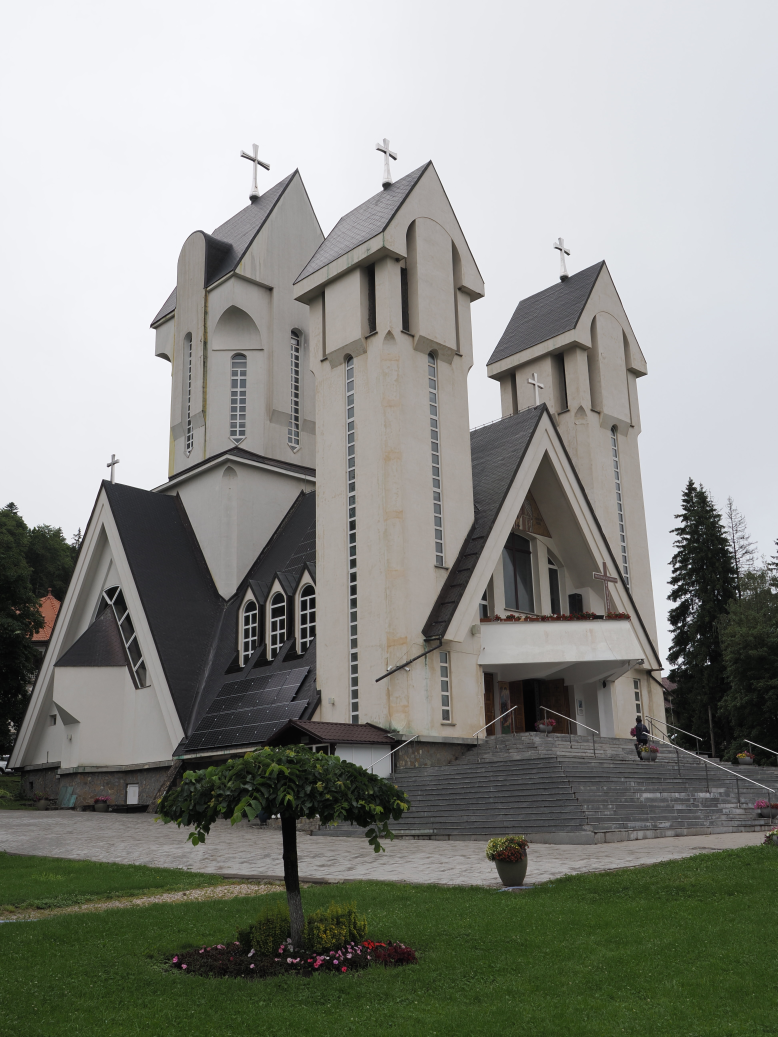
#> input picture PhotRend/20250730_102145_BrasovArch_04-4.jpg, 3888 x 5184 px (shown at 1/5 size); its folder holds only this picture in this run
$ python PhotStration.py
#> lines starting #> are read from the running program, lines starting #| are printed output that depends on the picture; after the words box and inside, x2 and y2 are one past the last pixel; in counts of white or black regions, pixels touching at a corner belong together
### image_utils.py
import os
import glob

def get_render_image_path():
    """
    Automatically finds and returns the path to the first valid image file in the PhotRend folder.
    Supports TIFF, PNG, and JPEG formats, prioritizing TIFF for quality analysis.

    Returns:
        str: Path to the image file, or None if no valid image is found

    Raises:
        FileNotFoundError: If PhotRend folder doesn't exist
        ValueError: If no valid image files are found in PhotRend folder
    """
    render_folder = "PhotRend"

    # Check if PhotRend folder exists
    if not os.path.exists(render_folder):
        raise FileNotFoundError(f"PhotRend folder not found. Please create the '{render_folder}' directory.")

    # Define supported image extensions in priority order (TIFF preferred for quality)
    extensions = ['*.tif', '*.tiff', '*.png', '*.jpg', '*.jpeg']

    # Search for image files in order of preference
    for ext in extensions:
        pattern = os.path.join(render_folder, ext)
        matches = glob.glob(pattern)
        if matches:
            # Return the first match for this extension
            image_path = matches[0]
            print(f"Found rendering image: {image_path}")
            return image_path

    # If no images found, provide helpful error message
    available_files = os.listdir(render_folder)
    if available_files:
        print(f"Files in {render_folder}: {available_files}")
        raise ValueError(f"No valid image files found in '{render_folder}' folder. Supported formats: TIFF, PNG, JPEG")
    else:
        raise ValueError(f"'{render_folder}' folder is empty. Please add an image file for analysis.")

# [15 lines left out: function get_render_image_info, not called in this run]

# [10 lines that do not run on import are left out]

### PhotStration.py
#!/usr/bin/env python3
"""
PhotStration.py - Convert photographs to architectural illustration/map drawings
Creates detailed line drawings in the style of architectural maps and technical illustrations

Features:
- Fine line detection for architectural details
- Multiple edge detection techniques for building features
- Clean technical drawing aesthetic
- Map-like illustration rendering
- Preserves structural and architectural details
- Compatible with PhotStration dynamic image loading system

Author: PhotStration Project
Date: September 2025
"""

import cv2
import numpy as np
from PIL import Image
import os
import sys
from typing import Optional

# Import our dynamic image utility
try:
    from image_utils import get_render_image_path
except ImportError:
    print("Error: image_utils.py not found. Please ensure it's in the same directory.")
    sys.exit(1)

class ArchitecturalRenderer:
    """
    Advanced architectural illustration and map drawing generator
    """

    def __init__(self, image_path):
        """Initialize with image path"""
        self.image_path = image_path
        self.original_image: Optional[Image.Image] = None
        self.cv_image: Optional[np.ndarray] = None
        self.layers = {}

    def load_image(self):
        """Load and prepare the input image"""
        try:
            # Load with PIL for better color handling
            self.original_image = Image.open(self.image_path)
#> self.original_image is the input picture: PIL image 3888x5184 RGB; mean R, G, B 139.9, 141.7, 135.7
            if self.original_image.mode != 'RGB':
                self.original_image = self.original_image.convert('RGB')

            # Also load with OpenCV for advanced edge detection
            self.cv_image = cv2.imread(self.image_path)
            if self.cv_image is None:
                raise ValueError(f"Could not load image: {self.image_path}")

            print(f"Loaded image: {self.image_path}")
            print(f"Size: {self.original_image.size}")
#| Size: (3888, 5184)
            return True

        except Exception as e:
            print(f"Error loading image: {e}")
            return False

    def create_fine_line_drawing(self, line_detail=1.0, edge_threshold=50):
        """Create fine detailed line work like architectural drawings"""
#> called with line_detail = 1.2, edge_threshold = 40
        if self.cv_image is None:
            raise ValueError("No image loaded. Call load_image() first.")

        # Convert to grayscale
        gray = cv2.cvtColor(self.cv_image, cv2.COLOR_BGR2GRAY)

        # Apply slight blur to reduce noise but preserve details
        blurred = cv2.GaussianBlur(gray, (3, 3), 0.5)

        # Use Canny edge detection for fine lines
        edges = cv2.Canny(blurred, edge_threshold, edge_threshold * 2)

        # Enhance line detail with morphological operations
        if line_detail > 1.0:
            kernel = np.ones((2, 2), np.uint8)
            edges = cv2.morphologyEx(edges, cv2.MORPH_CLOSE, kernel)

        # Invert edges for black lines on white background
        edges = 255 - edges

        # Convert to RGB
        edges_rgb = cv2.cvtColor(edges, cv2.COLOR_GRAY2RGB)
        fine_lines = Image.fromarray(edges_rgb)

        self.layers['fine_lines'] = fine_lines
        return fine_lines

    def create_structural_details(self, detail_threshold=100):
        """Create structural and architectural detail lines"""
#> called with detail_threshold = 80
        if self.cv_image is None:
            raise ValueError("No image loaded. Call load_image() first.")

        # Convert to grayscale
        gray = cv2.cvtColor(self.cv_image, cv2.COLOR_BGR2GRAY)

        # Apply adaptive threshold for structural details
        adaptive_thresh = cv2.adaptiveThreshold(
            gray, 255, cv2.ADAPTIVE_THRESH_GAUSSIAN_C,
            cv2.THRESH_BINARY, 11, 2
        )

        # Detect strong structural lines using Hough transforms
        edges = cv2.Canny(gray, 50, 150, apertureSize=3)
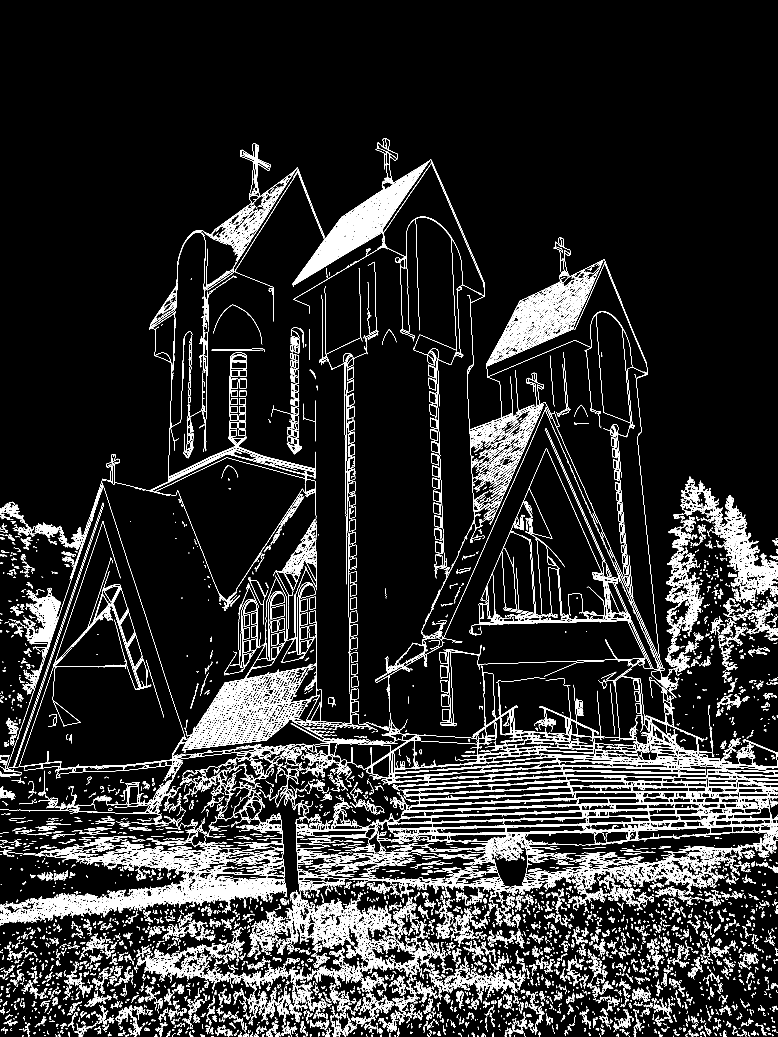
#> edges: shape (5184, 3888) (shown at 1/5 size); 5.3% white in thin lines or dots, all inside (x1, y1, x2, y2) = (0, 690, 3888, 5184)
        lines = cv2.HoughLines(edges, 1, np.pi/180, threshold=detail_threshold)

        # Create image for drawing lines
        line_img = np.ones_like(gray) * 255

        if lines is not None:
            for line in lines[0:200]:  # Limit to strongest lines
                rho, theta = line[0]
                a = np.cos(theta)
                b = np.sin(theta)
                x0 = a * rho
                y0 = b * rho
                x1 = int(x0 + 1000 * (-b))
                y1 = int(y0 + 1000 * (a))
                x2 = int(x0 - 1000 * (-b))
                y2 = int(y0 - 1000 * (a))

                cv2.line(line_img, (x1, y1), (x2, y2), 0, 1)
#> this loop made 200 passes
#> (rho, theta, a, b, x0, y0, x1, y1) on passes 1 to 3: (4158, 1.54, 0.0349, 0.999, 145.1, 4155.5, -854, 4190), (4252, 1.54, 0.0349, 0.999, 148.4, 4249.4, -850, 4284), (3324, 0.419, 0.914, 0.407, 3036.6, 1352, 2629, 2265)

        # Combine with adaptive threshold
        structural = cv2.bitwise_and(line_img.astype(np.uint8), adaptive_thresh)

        # Convert to RGB
        structural_rgb = cv2.cvtColor(structural, cv2.COLOR_GRAY2RGB)
        structural_details = Image.fromarray(structural_rgb)

        self.layers['structural_details'] = structural_details
        return structural_details

    def create_depth_contours(self, contour_levels=5):
        """Create contour-like depth lines for architectural depth"""
#> called with contour_levels = 4
        if self.cv_image is None:
            raise ValueError("No image loaded. Call load_image() first.")

        # Convert to grayscale
        gray = cv2.cvtColor(self.cv_image, cv2.COLOR_BGR2GRAY)

        # Apply Gaussian blur for smooth contours
        blurred = cv2.GaussianBlur(gray, (9, 9), 2)

        # Create contour-like lines at different intensity levels
        contour_img = np.ones_like(gray) * 255

        for level in range(contour_levels):
            threshold_val = int(255 / contour_levels * (level + 1))
            _, thresh = cv2.threshold(blurred, threshold_val, 255, cv2.THRESH_BINARY)

            # Find contours
            contours, _ = cv2.findContours(thresh, cv2.RETR_EXTERNAL, cv2.CHAIN_APPROX_SIMPLE)

            # Draw contours
            cv2.drawContours(contour_img, contours, -1, 0, 1)
#> this loop made 4 passes
#> pass 1, in create_depth_contours, `_, thresh = cv2.threshold(blurred, threshold_val, 255, cv2.THRESH_BINA..`:
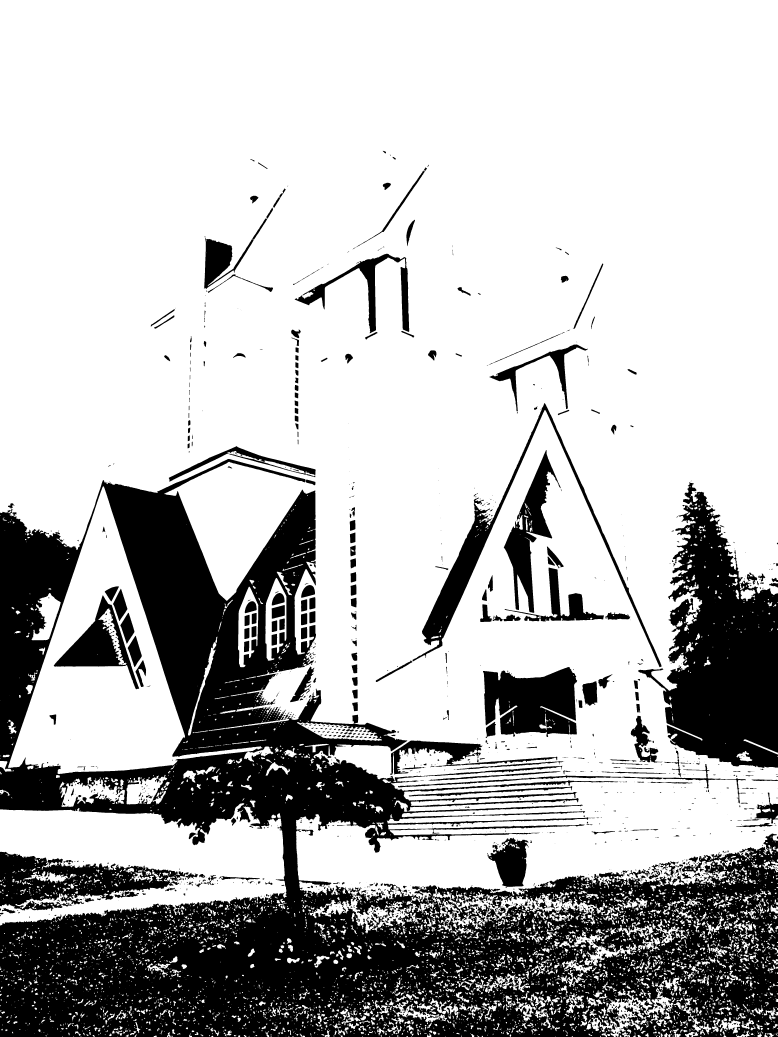
#> thresh: shape (5184, 3888) (shown at 1/5 size); 73.3% white; 1332 black regions (595 under 20 px), largest, box (x1, y1, x2, y2) and area: (0, 2295, 3888, 5184) 3920460, (3191, 2410, 3888, 3839) 527140, (0, 4259, 929, 4555) 131203

        # Convert to RGB
        contour_rgb = cv2.cvtColor(contour_img, cv2.COLOR_GRAY2RGB)
        depth_contours = Image.fromarray(contour_rgb)

        self.layers['depth_contours'] = depth_contours
        return depth_contours

    def create_hatching_texture(self, hatch_density=0.3):
        """Create architectural hatching/crosshatching for shading"""
#> called with hatch_density = 0.2
        if self.cv_image is None:
            raise ValueError("No image loaded. Call load_image() first.")

        # Convert to grayscale for shadow analysis
        gray = cv2.cvtColor(self.cv_image, cv2.COLOR_BGR2GRAY)

        # Create shadow mask (darker areas need hatching)
        _, shadow_mask = cv2.threshold(gray, 127, 255, cv2.THRESH_BINARY_INV)

        # Create hatching pattern
        height, width = gray.shape
        hatch_img = np.ones((height, width), dtype=np.uint8) * 255

        # Add diagonal hatching lines
        spacing = int(10 / hatch_density)  # Adjust line spacing based on density

        # Diagonal lines (\)
        for i in range(0, height + width, spacing):
            cv2.line(hatch_img, (0, i), (i, 0), 0, 1)

        # Cross-hatching (/)
        for i in range(-width, height, spacing):
            cv2.line(hatch_img, (0, height - i), (width + i, 0), 0, 1)

        # Apply hatching only to shadow areas
        hatched = cv2.bitwise_or(hatch_img, shadow_mask)

        # Convert to RGB
        hatched_rgb = cv2.cvtColor(hatched, cv2.COLOR_GRAY2RGB)
        hatching = Image.fromarray(hatched_rgb)

        self.layers['hatching_texture'] = hatching
        return hatching

    def blend_architectural_layers(self):
        """Blend all layers to create final architectural illustration"""
        if not self.layers:
            print("No layers created yet!")
            return None

        # Start with white background
        if 'fine_lines' not in self.layers:
            print("Missing fine_lines layer!")
            return None

        if self.original_image is None:
            print("No original image loaded!")
            return None

        # Create base white image
        width, height = self.original_image.size
        result = Image.new('RGB', (width, height), 'white')

        # Apply fine lines (primary detail)
        if 'fine_lines' in self.layers:
            result = self._multiply_blend(result, self.layers['fine_lines'])

        # Add structural details
        if 'structural_details' in self.layers:
            result = self._multiply_blend(result, self.layers['structural_details'])

        # Add depth contours (lighter blend)
        if 'depth_contours' in self.layers:
            result = Image.blend(result, self.layers['depth_contours'], 0.3)

        # Add hatching texture (very light)
        if 'hatching_texture' in self.layers:
            result = Image.blend(result, self.layers['hatching_texture'], 0.2)

        self.layers['final_result'] = result
        return result

    def _multiply_blend(self, base, overlay):
        """Multiply blend mode for darkening line effects"""
        base_array = np.array(base, dtype=np.float32) / 255.0
        overlay_array = np.array(overlay, dtype=np.float32) / 255.0

        result_array = base_array * overlay_array
        result_array = (result_array * 255).astype(np.uint8)

        return Image.fromarray(result_array)

    def save_as_web_jpeg(self, output_path, max_size=(1920, 1080), quality=85):
        """Save architectural illustration as web-optimized JPEG"""
#> called with max_size = (1920, 1080), quality = 85
        try:
            if 'final_result' not in self.layers:
                print("No final result to save!")
                return False

            final_image = self.layers['final_result']

            # Resize to web-friendly dimensions while maintaining aspect ratio
            final_image.thumbnail(max_size, Image.Resampling.LANCZOS)
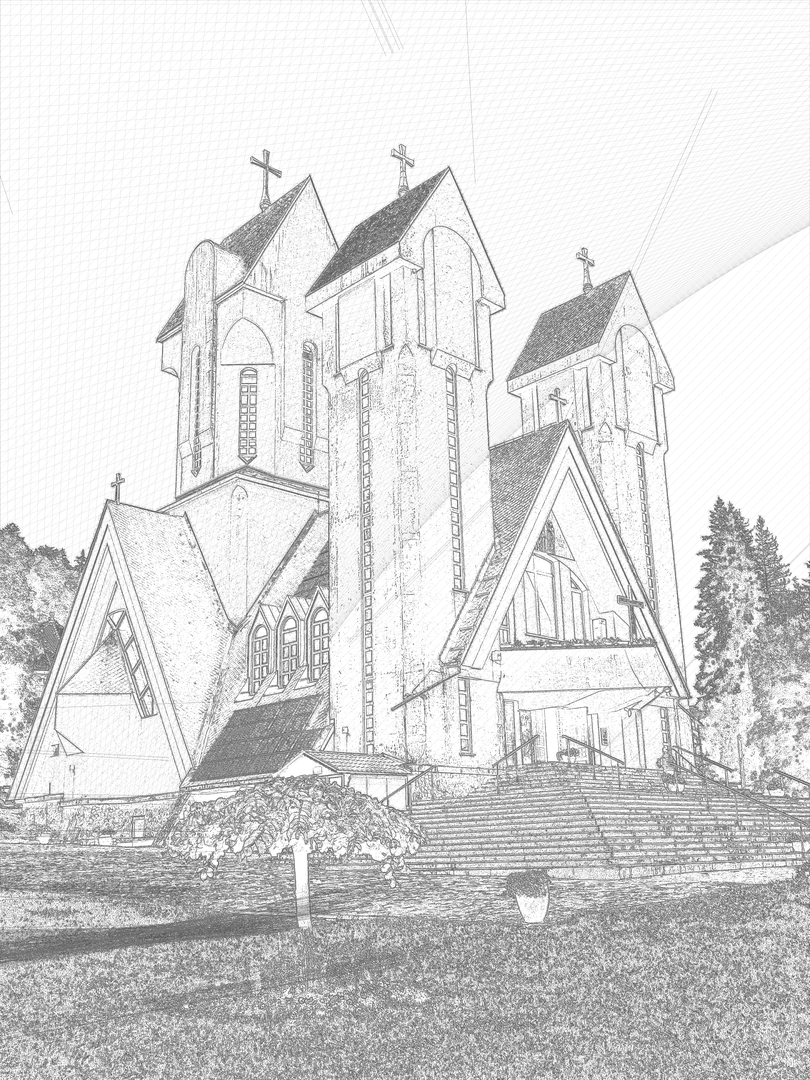
#> final_image: PIL image 810x1080 RGB; min 77, max 255, mean 217

            # Convert to RGB if necessary (JPEG doesn't support transparency)
            if final_image.mode != 'RGB':
                final_image = final_image.convert('RGB')

            # Save as optimized JPEG
            final_image.save(output_path, 'JPEG', quality=quality, optimize=True)

            print(f"Saved web-optimized JPEG to: {output_path}")
            print(f"Final size: {final_image.size}")
#| Final size: (810, 1080)
            return True

        except Exception as e:
            print(f"Error saving JPEG: {e}")
            return False

    # [29 lines left out: function save_as_layered_tiff, not called in this run]

    def create_architectural_illustration(self,
                                        line_detail=1.2,
                                        edge_threshold=40,
                                        detail_threshold=80,
                                        contour_levels=4,
                                        hatch_density=0.2):
        """
        Complete architectural illustration creation pipeline

        Args:
            line_detail (float): Fine line detail level (0.5-2.0)
            edge_threshold (int): Edge detection sensitivity (20-100)
            detail_threshold (int): Structural detail threshold (50-150)
            contour_levels (int): Number of depth contour levels (3-8)
            hatch_density (float): Hatching texture density (0.1-0.5)
        """
        print("Starting architectural illustration creation...")

        # Load the image
        if not self.load_image():
            return False

        # Create architectural layers
        print("Creating fine line drawing...")
        self.create_fine_line_drawing(line_detail=line_detail, edge_threshold=edge_threshold)

        print("Creating structural details...")
        self.create_structural_details(detail_threshold=detail_threshold)

        print("Creating depth contours...")
        self.create_depth_contours(contour_levels=contour_levels)

        print("Creating hatching texture...")
        self.create_hatching_texture(hatch_density=hatch_density)

        # Blend all layers
        print("Blending architectural layers...")
        final_result = self.blend_architectural_layers()

        if final_result:
            print("Architectural illustration creation completed successfully!")
            return True
        else:
            print("Error creating architectural illustration.")
            return False

def main():
    """Main execution function"""
    print("=" * 60)
    print("PhotStration - Architectural Illustration Generator")
    print("=" * 60)

    try:
        # Get the image path using our dynamic loading system
        image_path = get_render_image_path()
        print(f"Processing image: {os.path.basename(image_path)}")

        # Create the architectural renderer
        renderer = ArchitecturalRenderer(image_path)

        # Create the architectural illustration
        success = renderer.create_architectural_illustration(
            line_detail=1.2,         # Fine detailed lines
            edge_threshold=40,       # Sensitive edge detection
            detail_threshold=80,     # Moderate structural detail
            contour_levels=4,        # Depth contours
            hatch_density=0.2        # Light hatching texture
        )

        if success:
            # Generate output filename - save to OneDrive Pictures folder
            base_name = os.path.splitext(os.path.basename(image_path))[0]
            output_dir = r"C:\Users\jaa15\OneDrive\Pictures\APS images"
            os.makedirs(output_dir, exist_ok=True)

            # Save as single web-optimized JPEG
            jpg_path = os.path.join(output_dir, f"{base_name}_architectural_map.jpg")

            if renderer.save_as_web_jpeg(jpg_path):
                print(f"\n[SUCCESS] Architectural technical drawing created successfully!")
                print(f"Web-optimized JPEG saved to: {jpg_path}")

            print(f"\n[COMPLETE] Architectural illustration processing complete!")

        else:
            print("[ERROR] Failed to create architectural illustration.")
            return False

    except Exception as e:
        print(f"[ERROR] Error: {e}")
        import traceback
        traceback.print_exc()
        return False

if __name__ == "__main__":
    main()
